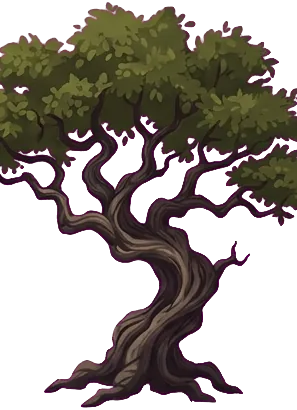
#> input picture ruta40/arte/algarrobo.webp, 297 x 410 px, given in place of chata.png, which was not available
$ python procesar_arte.py
#> lines starting #> are read from the running program, lines starting #| are printed output that depends on the picture; after the words box and inside, x2 and y2 are one past the last pixel; in counts of white or black regions, pixels touching at a corner belong together; pictures that were not available may be replaced by others from this repository, and a replacement may not be noted
#!/usr/bin/env python3
"""Procesa el arte de RUTA 40 que sale de Rezona y lo deja listo para el juego.

    python3 ruta40/herramientas/procesar_arte.py <carpeta con los png>

Los png se bajan de https://lab.rezona.ai/game/pgcserver/pv/biJbNhtEOI/assets/<nombre>-g1.png
(la lista y los prompts están en arte.json). Escribe:
  ruta40/arte/*.webp   lo que entra al HTML
  ruta40/js/medidas.js el tamaño, el ancla y la geometría de cada cosa (en metros)

Por qué cada paso:
- los vidrios y los agujeros de las llantas salen transparentes: se tiñen, así
  el conductor se ve detrás del vidrio y por la llanta no se ve el cielo;
- el colectivo vino mirando a la izquierda: se espeja;
- las texturas de suelo no repiten sin costura: se mezclan con su copia
  corrida media vuelta (la costura queda en el centro de una y en el borde de
  la otra);
- las hojas de adornos se cortan por las columnas vacías.
"""
import json, math, sys, os
from collections import deque
import numpy as np
from PIL import Image

AQUI = os.path.dirname(os.path.abspath(__file__))
R40 = os.path.dirname(AQUI)
OUT = os.path.join(R40, 'arte')
SRC = sys.argv[1] if len(sys.argv) > 1 else '.'
os.makedirs(OUT, exist_ok=True)
medidas = {}


def abrir(n):
    return Image.open(os.path.join(SRC, n + '.png')).convert('RGBA')


def guardar(im, nombre, q=82):
    p = os.path.join(OUT, nombre + '.webp')
    im.save(p, 'WEBP', quality=q, method=6)
    return os.path.getsize(p)


def huecos(a, umbral=128):
    """los píxeles transparentes que no tocan el borde (ventanas, agujeros)"""
    H, W = a.shape
    vacio = a < umbral
    afuera = np.zeros_like(vacio)
    q = deque()
    for x in range(W):
        for y in (0, H - 1):
            if vacio[y, x] and not afuera[y, x]: afuera[y, x] = True; q.append((y, x))
    for y in range(H):
        for x in (0, W - 1):
            if vacio[y, x] and not afuera[y, x]: afuera[y, x] = True; q.append((y, x))
    while q:
        y, x = q.popleft()
        for dy, dx in ((1, 0), (-1, 0), (0, 1), (0, -1)):
            yy, xx = y + dy, x + dx
            if 0 <= yy < H and 0 <= xx < W and vacio[yy, xx] and not afuera[yy, xx]:
                afuera[yy, xx] = True; q.append((yy, xx))
    return vacio & ~afuera


def teñir_huecos(im, color, reflejo=False):
    arr = np.array(im).astype(np.float32)
    h = huecos(arr[:, :, 3])
    if not h.any(): return im
    r, g, b, a = color
    base = arr.copy()
    ys, xs = np.where(h)
    k = np.ones(len(ys))
    if reflejo:  # una franja diagonal más clara, como un vidrio de verdad
        k = 1 + 0.55 * (((xs + ys * 0.8) % 160) < 38)
    # lo que había de color semitransparente se mezcla con el tinte
    al = arr[ys, xs, 3] / 255
    for c, v in enumerate((r, g, b)):
        base[ys, xs, c] = np.clip(arr[ys, xs, c] * al + v * (1 - al) * np.minimum(k, 1.35), 0, 255)
    base[ys, xs, 3] = np.clip(np.maximum(arr[ys, xs, 3], a * 255 * k), 0, 255)
    return Image.fromarray(base.astype(np.uint8))


# [18 lines left out: function sin_borde, not called in this run]


def recortar(im, margen=2):
    bb = im.getchannel('A').point(lambda v: 255 if v > 8 else 0).getbbox()
    return im.crop((max(0, bb[0] - margen), max(0, bb[1] - margen), min(im.width, bb[2] + margen), min(im.height, bb[3] + margen))), bb


def casco(im, techo_px=None, n=10):
    """el contorno convexo del chasis, simplificado a n puntos (px del sprite)"""
    a = np.array(im.getchannel('A')) > 140
    if techo_px is not None: a[:techo_px, :] = False
    ys, xs = np.where(a)
    pts = sorted(set(zip(xs[::7].tolist(), ys[::7].tolist())) | {(xs.min(), ys[xs.argmin()]), (xs.max(), ys[xs.argmax()])})
    def cr(o, p, q): return (p[0] - o[0]) * (q[1] - o[1]) - (p[1] - o[1]) * (q[0] - o[0])
    lo, hi = [], []
    for p in pts:
        while len(lo) >= 2 and cr(lo[-2], lo[-1], p) <= 0: lo.pop()
        lo.append(p)
    for p in reversed(pts):
        while len(hi) >= 2 and cr(hi[-2], hi[-1], p) <= 0: hi.pop()
        hi.append(p)
    h = lo[:-1] + hi[:-1]
    # simplificar: sacar el punto que menos área aporta hasta quedar en n
    while len(h) > n:
        mejor, im_ = 1e18, 0
        for i in range(len(h)):
            o, p, q = h[i - 1], h[i], h[(i + 1) % len(h)]
            ar = abs(cr(o, p, q))
            if ar < mejor: mejor, im_ = ar, i
        h.pop(im_)
    return h


# ---------------------------------------------------------------- vehículos
# en px de la imagen original de Rezona: centro y radio de cada rueda (atrás, adelante),
# la ventana donde va la cabeza del conductor, el largo real (m) y hasta dónde choca el techo
VEH = {
    'chata':      dict(src='chata', espejo=False, ruedas=[(370, 573, 100), (1080, 573, 100)], llanta='rueda', largo=5.1, cabeza=(748, 262), techo=None),
    'escarabajo': dict(src='escarabajo', espejo=False, ruedas=[(393, 604, 92), (1050, 604, 92)], llanta='rueda', largo=3.4, cabeza=(735, 300), techo=150),
    'colectivo':  dict(src='colectivo', espejo=True, ruedas=[(376, 560, 70), (948, 560, 70)], llanta='rueda', largo=7.0, cabeza=(1225, 300), techo=None),
    'cuatro':     dict(src='cuatro', espejo=False, ruedas=[(340, 560, 145), (1105, 560, 145)], llanta='rueda4x4', largo=4.3, cabeza=(760, 210), techo=None),
    'tractor':    dict(src='tractor2', espejo=False, ruedas=[(365, 572, 190), (1060, 650, 110)], llanta='ruedaTractor', largo=3.7, cabeza=(470, 245), techo=240),
}
PPM = 150  # píxeles por metro en los sprites que entran al juego
medidas['vehiculos'] = {}
for nombre, v in VEH.items():
    im = abrir(v['src'])
#> in abrir, returned value is the input picture: PIL image 297x410 RGBA; mean R, G, B, A 68.4, 52.2, 45.7, 128
    W = im.width
#> W = 297
    ruedas, cab = v['ruedas'], v['cabeza']
    if v['espejo']:
        im = im.transpose(Image.FLIP_LEFT_RIGHT)
    im = teñir_huecos(im, (150, 200, 230, 0.34), reflejo=True)
#> in huecos, `vacio = a < umbral`:
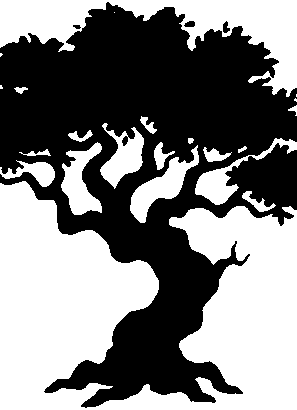
#> vacio: shape (410, 297) bool; 49.9% white; 22 white regions (5 under 20 px), largest, box (x1, y1, x2, y2) and area: (0, 181, 297, 410) 42601, (0, 0, 297, 97) 10114, (130, 145, 199, 223) 1741
#> after the loop in huecos, `for x in range(W):`: afuera: shape (410, 297) bool; 0.49% white in thin lines or dots
#> after the loop in huecos, `for y in range(H):`:
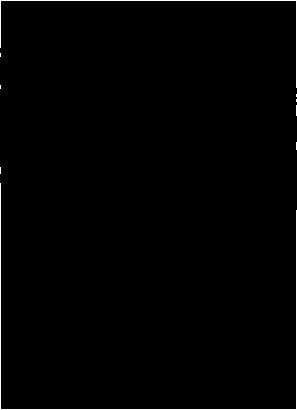
#> afuera: shape (410, 297) bool; 0.98% white in thin lines or dots
#> after the loop in huecos, `while q:`:
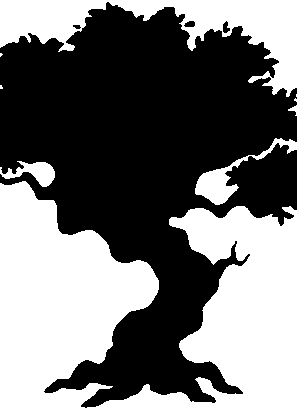
#> afuera: shape (410, 297) bool; 45.1% white; 9 white regions (4 under 20 px), largest, box (x1, y1, x2, y2) and area: (0, 181, 297, 410) 42601, (0, 0, 297, 97) 10114, (195, 138, 297, 205) 1392, (0, 161, 55, 187) 685, (288, 105, 297, 116) 41
#> in huecos, `return vacio & ~afuera`:
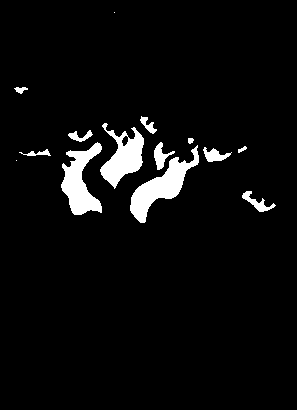
#> returned value: shape (410, 297) bool; 4.8% white; 14 white regions (2 under 20 px), largest, box (x1, y1, x2, y2) and area: (130, 145, 199, 223) 1741, (61, 142, 102, 215) 1568, (100, 123, 144, 189) 1414
#> in teñir_huecos, `ys, xs = np.where(h)`: ys = 5890 values from 12 to 222; xs = 5890 values, max 275 at index 5368, min 14 at index 8, mean 131
#> in teñir_huecos, `k = np.ones(len(ys))`: k = 5890 values from 1 to 1
#> in teñir_huecos, `k = 1 + 0.55 * (((xs + ys * 0.8) % 160) < 38)`: k = 5890 values, max 1.55 at index 194, min 1 at index 0, mean 1.07
#> in teñir_huecos, `al = arr[ys, xs, 3] / 255`: al = 5890 values, max 0.498 at index 897, min 0 at index 10, mean 0.0224
#> after the loop in teñir_huecos, `for c, v in enumerate((r, g, b)):`:
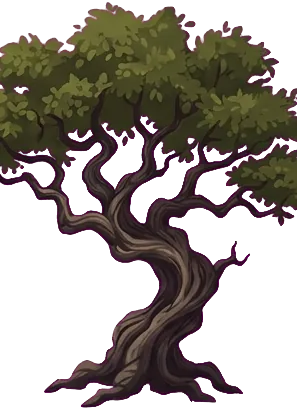
#> base: shape (410, 297, 4) float32; mean R, G, B, A 72.5, 59.9, 54.3, 128; transparent parts drawn white
#> in teñir_huecos, `base[ys, xs, 3] = np.clip(np.maximum(arr[ys, xs, 3], a * 255 * k), 0, ..`:
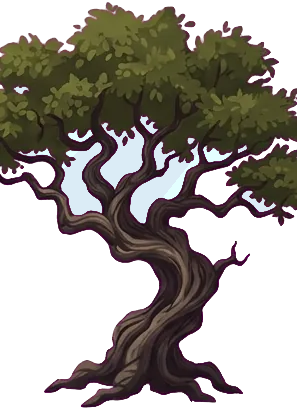
#> base: shape (410, 297, 4) float32; 4.74% of pixels changed, all inside (x1, y1, x2, y2) = (15, 87, 276, 223); transparent parts drawn white
    im, bb = recortar(im)
#> in recortar, `bb = im.getchannel('A').point(lambda v: 255 if v > 8 else 0).getbbox()`: bb = (0, 2, 297, 408)
#> bb = (0, 2, 297, 408)
    x0, y0 = max(0, bb[0] - 2), max(0, bb[1] - 2)
#> x0 = 0; y0 = 0
    ppm_src = (bb[2] - bb[0]) / v['largo']
#> ppm_src = 58.24
    esc = PPM / ppm_src
#> esc = 2.58
    out = im.resize((round(im.width * esc), round(im.height * esc)), Image.LANCZOS)
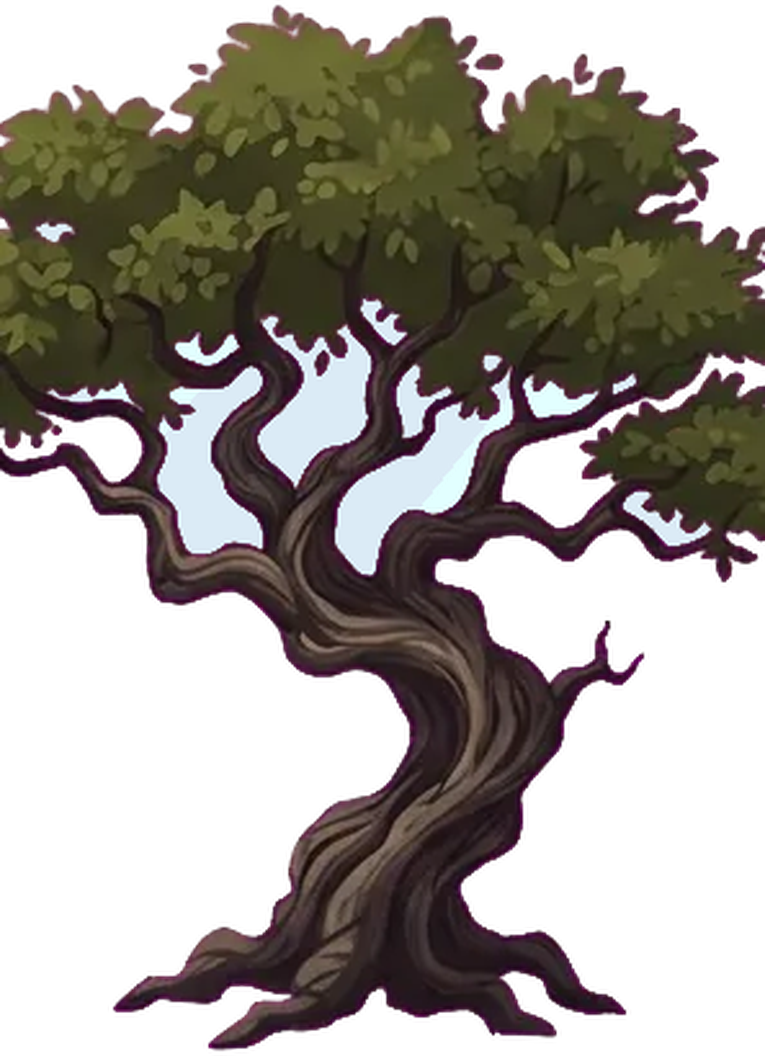
#> out: PIL image 765x1056 RGBA; mean R, G, B, A 44.5, 39.5, 34.3, 132.1; transparent parts drawn white
    kb = guardar(out, 'auto-' + nombre, 86) // 1024
#> kb = 140
    # todo en metros, con el origen en el medio entre las ruedas a la altura de los ejes, y para arriba
    ox = (ruedas[0][0] + ruedas[1][0]) / 2
    oy = (ruedas[0][1] + ruedas[1][1]) / 2
    m = lambda px, py: (round((px - ox) / ppm_src, 3), round(-(py - oy) / ppm_src, 3))
    ctecho = None if v['techo'] is None else v['techo'] - y0
    hull = casco(im, ctecho)
#> in casco, `a = np.array(im.getchannel('A')) > 140`: a: shape (410, 297) bool; 50% white; 4 white regions, box (x1, y1, x2, y2) and area: (0, 2, 297, 407) 60741, (223, 21, 230, 33) 54, (184, 21, 195, 27) 53, (73, 25, 80, 29) 22
#> in casco, `pts = sorted(set(zip(xs[::7].tolist(), ys[::7].tolist())) | {(xs.min()..`: pts = 8698 pairs, first value 0 to 296, second value 2 to 406
#> the loop in casco, `for p in pts:` made 8698 passes
#> p on passes 1 to 3: (0, 48), (0, 63), (0, 72)
#> after the loop in casco, `for p in pts:`: lo = [(0, 48), (1, 47), (20, 36), (107, 2), (167, 7), (226, 22), (239, 26), (261, 42), (278, 61), (296, 88), (296, 208)]
#> the loop in casco, `for p in reversed(pts):` made 8698 passes
#> p on passes 1 to 3: (296, 208), (296, 199), (296, 186)
#> after the loop in casco, `for p in reversed(pts):`: hi = [(296, 208), (240, 392), (212, 401), (91, 406), (84, 406), (81, 405), (50, 392), (46, 389), (0, 180), (0, 48)]
#> in casco, `h = lo[:-1] + hi[:-1]`: h = [(0, 48), (1, 47), (20, 36), (107, 2), (167, 7), (226, 22), (239, 26), (261, 42), (278, 61), (296, 88), (296, 208), (240, 392), (212, 401), (91, 406), (84, 406), (81, 405), (50, 392), (46, 389), (0, 180)]
#> the loop in casco, `while len(h) > n:` made 9 passes
#> after the loop in casco, `while len(h) > n:`: h = [(0, 48), (107, 2), (239, 26), (296, 88), (296, 208), (240, 392), (212, 401), (91, 406), (46, 389), (0, 180)]
#> hull has the same summary as h in casco
    medidas['vehiculos'][nombre] = {
        'img': 'auto-' + nombre, 'w': out.width, 'h': out.height, 'ppm': PPM,
        # dónde cae el origen dentro del sprite (px del sprite final)
        'ox': round((ox - x0) * esc, 1), 'oy': round((oy - y0) * esc, 1),
        'ruedas': [dict(x=m(px, py)[0], y=m(px, py)[1], r=round(r / ppm_src, 3)) for px, py, r in ruedas],
        'llanta': v['llanta'],
        'cabeza': dict(zip(('x', 'y'), m(*cab))),
        'casco': [m(px + x0, py + y0) for px, py in hull],
        'largo': v['largo'],
    }
    print(f'auto-{nombre}: {out.width}x{out.height} {kb} KB, ruedas {medidas["vehiculos"][nombre]["ruedas"]}')
#| auto-chata: 765x1056 140 KB, ruedas [{'x': -6.096, 'y': -0.0, 'r': 1.717}, {'x': 6.096, 'y': -0.0, 'r': 1.717}]
#> pass 2 of the loop `for nombre, v in VEH.items():`:
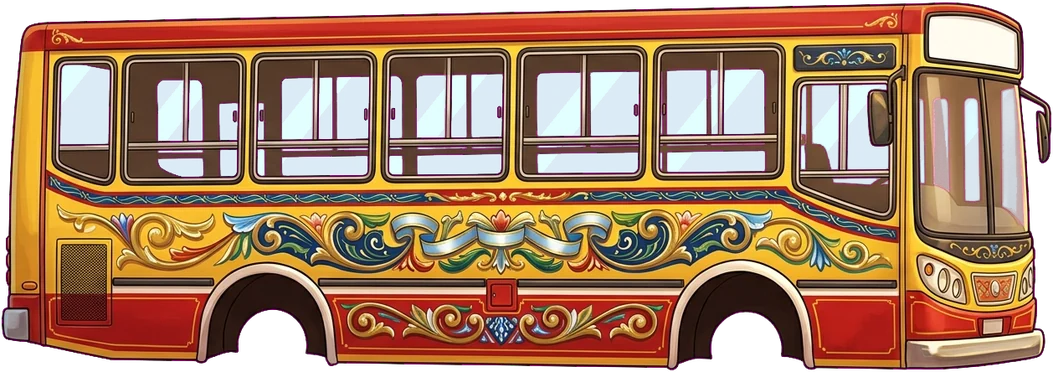
#> input picture ruta40/arte/auto-colectivo.webp, 1053 x 372 px, given in place of escarabajo.png, which was not available
#> in abrir, returned value is the input picture: PIL image 1053x372 RGBA; mean R, G, B, A 140, 102.9, 79.2, 210.6
#> arr: shape (372, 1053, 4) float32
#> vacio: shape (372, 1053) bool; 18.7% white; 99 white regions (52 under 20 px), largest, box (x1, y1, x2, y2) and area: (0, 0, 1053, 372) 40060, (60, 67, 109, 144) 3081, (591, 72, 639, 136) 2286
#> after the loop in huecos (call 2), `for y in range(H):`:
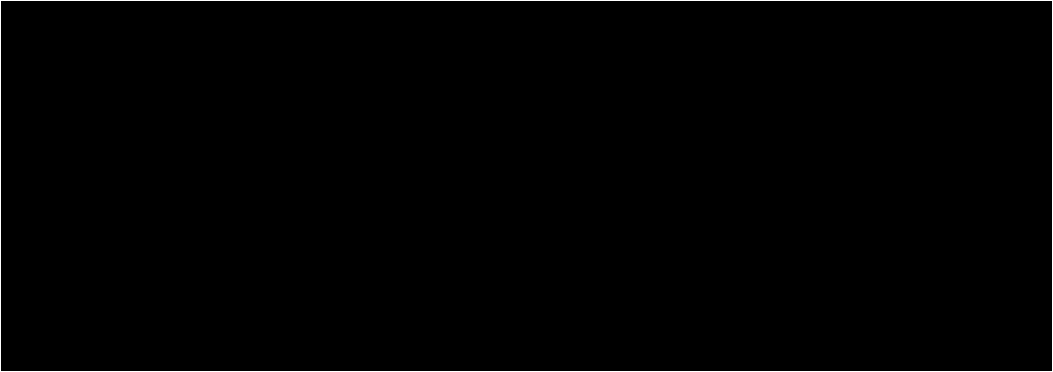
#> afuera: shape (372, 1053) bool; 0.73% white in thin lines or dots
#> `im, bb = recortar(im)`: bb = (1, 2, 1052, 371)
#> ppm_src = 309.1
#> esc = 0.485
#> out: PIL image 511x181 RGBA
#> kb = 42
#> ctecho = 150
#> in casco (call 2), `if techo_px is not None: a[:techo_px, :] = False`:
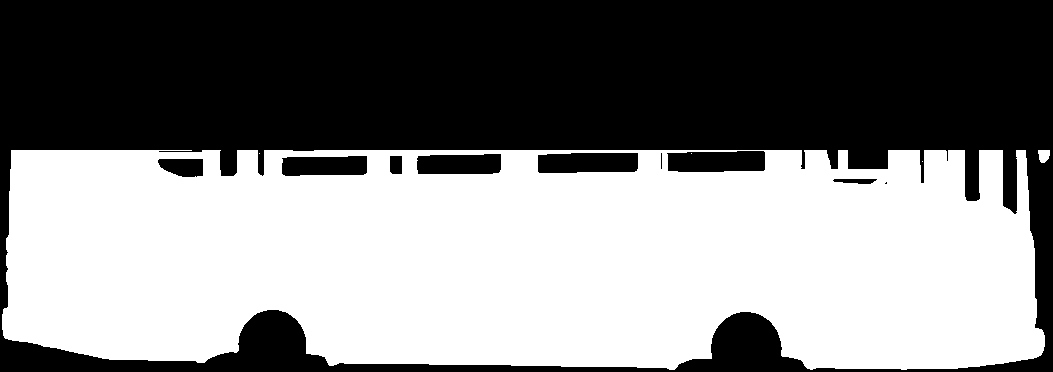
#> a: shape (372, 1053) bool; 51.3% white; 10 black regions (2 under 20 px), largest, box (x1, y1, x2, y2) and area: (0, 0, 1053, 372) 182696, (667, 151, 765, 172) 1896, (538, 153, 638, 173) 1891
#> pts = 28720 items
#> the loop in casco (call 2), `for p in pts:` made 28720 passes
#> p on passes 1 to 3: (2, 314), (2, 320), (2, 327)
#> after the loop in casco (call 2), `for p in pts:`: lo = [(2, 314), (6, 241), (11, 150), (1049, 150), (1049, 152)]
#> the loop in casco (call 2), `for p in reversed(pts):` made 28720 passes
#> p on passes 1 to 3: (1049, 152), (1049, 151), (1049, 150)
#> after the loop in casco (call 2), `for p in reversed(pts):`: hi = [(1049, 152), (1044, 345), (1042, 350), (1039, 355), (1038, 356), (1036, 357), (1033, 358), (1001, 363), (984, 365), (951, 368), (906, 369), (669, 369), (331, 365), (201, 362), (115, 359), (108, 358), (91, 355), (13, 340), (8, 339), (4, 337), (3, 335), (2, 328), (2, 314)]
#> in casco (call 2), `h = lo[:-1] + hi[:-1]`: h = 26 pairs, first value 2 to 1049, second value 150 to 369
#> the loop in casco (call 2), `while len(h) > n:` made 16 passes
#> after the loop in casco (call 2), `while len(h) > n:`: h = [(2, 314), (11, 150), (1049, 150), (1044, 345), (1033, 358), (951, 368), (669, 369), (331, 365), (115, 359), (8, 339)]
#> hull has the same summary as h in casco
#| auto-escarabajo: 511x181 42 KB, ruedas [{'x': -1.063, 'y': -0.0, 'r': 0.298}, {'x': 1.063, 'y': -0.0, 'r': 0.298}]
#> (the run stopped early here; a loop or call above may not have finished)
